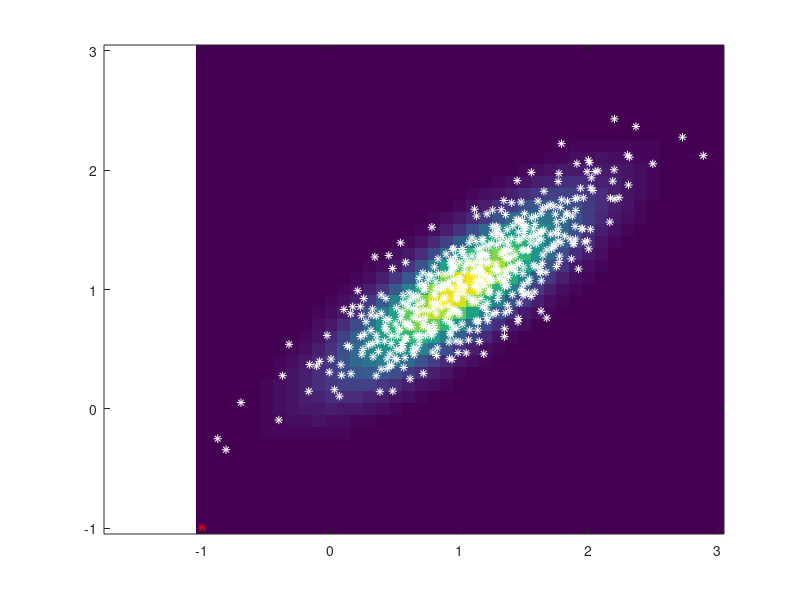
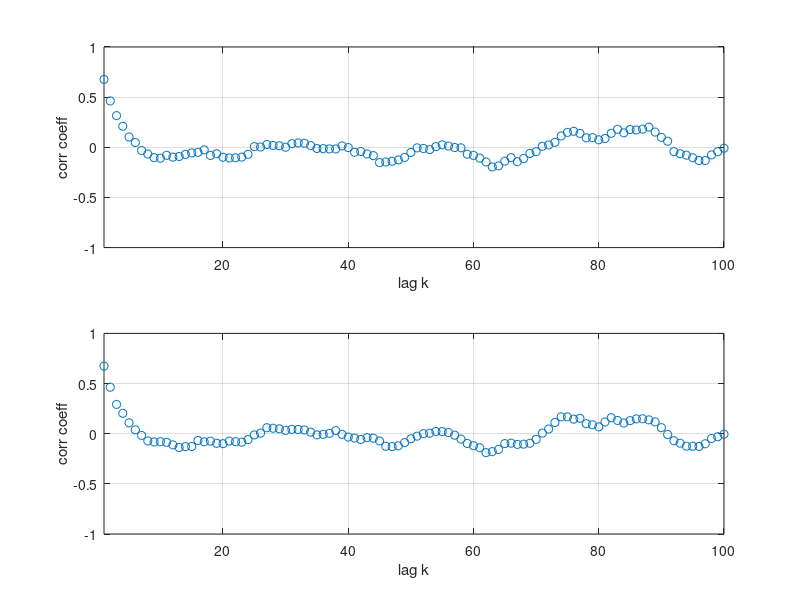

These charts were generated, in order, by the following MATLAB code:
% MCMC for multivariate normal
rng('shuffle')

Sigma = [ 0.3 0.2 ; 0.2 0.2 ] ;
mu = [ 1 ; 1 ];

[V,D]=eig(Sigma);
s=diag(D);

%sampler = 'MH'; % options: {'exact','MH','Gibbs'}
%sampler = 'exact'; 
sampler = 'Gibbs';
L = 500; % number of samples
%stepsize = 0.5; % step-size in M-H proposal density. 
%stepsize = sqrt(s(1))
stepsize = sqrt(s(2))
lagmax = 100; % maximum lag in autocorrelation
burnin = 0; % Burnin time for Gibbs sampler
%burnin = 100; % Burnin time for Gibbs sampler

y = zeros(length(mu),L); % samples
C = chol(Sigma,'lower');

% calculate inverse for computing the normal density
% In general, it is more stable to use Cholesky and \ operator
Sigmainv = inv(Sigma) ; 

% choose initial value - fixed for illustration purposes
y(:,1) = - mu ;
%y(:,1) = mu ;


disp('Order of decorrelation steps: ')
switch sampler
    case 'MH'
        (sqrt(s(2))/sqrt(s(1)))^2
    case 'Gibbs'
        (Sigma(1,1) * Sigmainv(1,1))^2
end



switch sampler
    case 'exact'
        
        y = mu(:,ones(L,1)) + C * randn(length(mu),L) ;
        
    case 'MH'
        
                
        for l=2:L
            yprop = y(:,l-1) + stepsize * randn(length(mu),1) ;
            
            % only compute terms that don't cancel in M-H acceptance
            if rand < exp(-0.5*(yprop-mu)'*Sigmainv*(yprop-mu) ...
                          +0.5*(y(:,l-1)-mu)'*Sigmainv*(y(:,l-1)-mu))
            
                y(:,l) = yprop ;
            else
                y(:,l) = y(:,l-1);
            end
        end
       
    case 'Gibbs'

        
        for l=2:(L+burnin)
            y(1, l) = mu(1) - Sigmainv(1,2) / Sigmainv(1,1) * (y(2,l-1) - mu(2)) + sqrt(1/Sigmainv(1,1)) * randn(1);
            y(2, l) = mu(2) - Sigmainv(1,2) / Sigmainv(2,2) * (y(1,l) - mu(1)) + sqrt(1/Sigmainv(2,2)) * randn(1);
        end
        
        y = y(:, (burnin+1):end);
        
end

disp('Sample mean and variance: ')
mean(y')
cov(y')


% plot contour lines and samples
figure(1)
% con = C * [ cos(0:0.01:2*pi) ; sin(0:0.01:2*pi) ] ; con = con + mu(:,ones(size(con,2),1)) ;
% plot(con(1,:),con(2,:),y(1,:),y(2,:),'*')
dx = -1:0.1:3;
dy = -1:0.1:3;
[ grdx grdy ] = meshgrid( dx, dy );
dens = mvnpdf( [ grdx(:) grdy(:) ], mu', Sigma );
dens = reshape( dens, length( dx ), length( dy ) );
imagesc( dx, dy, dens )
set(gca,'YDir','normal')
hold on
plot(y(1,2:end),y(2,2:end),'w*')
%plot(-mu(1), -mu(2), 'r*')
plot(y(1,1), y(2,1), 'r*')
hold off

% plot auto-correlation function
figure(2)
muhat = mean(y,2);
sigma2hat = std(y,0,2).^2;

R = zeros(length(mu),lagmax) ;
for k=1:lagmax
    for d=1:length(mu)
        R(d,k) = 1/((L-k)*sigma2hat(d)) * (y(d,1:end-k) - muhat(d) ) *  (y(d,1+k:end) - muhat(d) )' ; 
    end
end

for d=1:length(mu)
    subplot(length(mu),1,d)
    plot(1:k,R(d,:),'o' );
    xlabel( 'lag k' ); ylabel( 'corr coeff' )
    grid on
    axis([1 lagmax -1 1])
end
